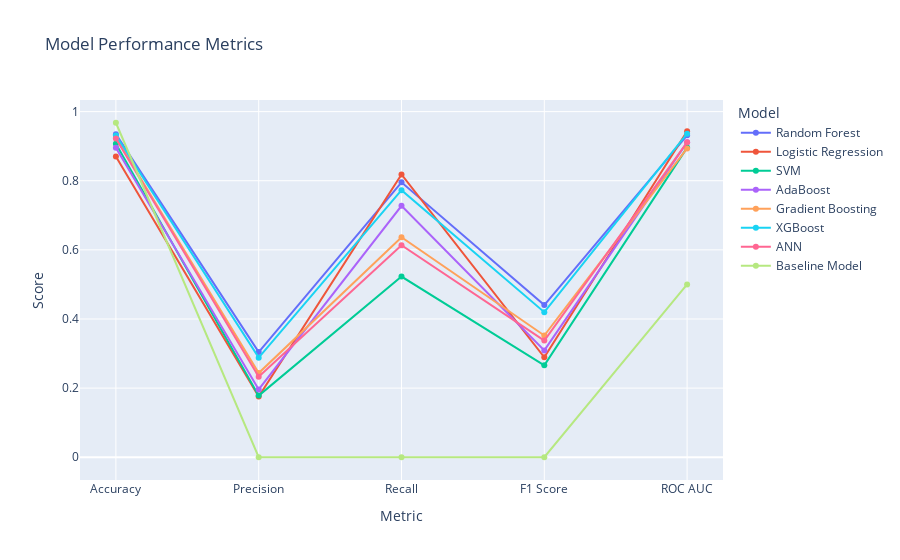

Write notebook code for a chart like this one.
### Code cell
# Melt the DataFrame to long format for Plotly
results_melted = results_df.melt(id_vars='Model', var_name='Metric', value_name='Value')

# Create the line plot
fig = px.line(results_melted, x='Metric', y='Value', color='Model', markers=True,
              title='Model Performance Metrics',
              labels={'Value': 'Score', 'Metric': 'Metric'})

# Show the plot in Jupyter notebook
pyo.iplot(fig)

### Figure 1 — Plotly figure (JSON) as saved in the notebook; plotly's stock layout.template omitted (floating-point values rounded to 4 significant figures)
{"data": [{"hovertemplate": "Model=Random Forest<br>Metric=%{x}<br>Score=%{y}<extra></extra>", "legendgroup": "Random Forest", "line": {"color": "#636efa", "dash": "solid"}, "marker": {"symbol": "circle"}, "mode": "lines+markers", "name": "Random Forest", "orientation": "v", "showlegend": true, "type": "scatter", "x": ["Accuracy", "Precision", "Recall", "F1 Score", "ROC AUC"], "xaxis": "x", "y": [0.9348, 0.3043, 0.7955, 0.4403, 0.9314], "yaxis": "y"}, {"hovertemplate": "Model=Logistic Regression<br>Metric=%{x}<br>Score=%{y}<extra></extra>", "legendgroup": "Logistic Regression", "line": {"color": "#EF553B", "dash": "solid"}, "marker": {"symbol": "circle"}, "mode": "lines+markers", "name": "Logistic Regression", "orientation": "v", "showlegend": true, "type": "scatter", "x": ["Accuracy", "Precision", "Recall", "F1 Score", "ROC AUC"], "xaxis": "x", "y": [0.8702, 0.1756, 0.8182, 0.2892, 0.9432], "yaxis": "y"}, {"hovertemplate": "Model=SVM<br>Metric=%{x}<br>Score=%{y}<extra></extra>", "legendgroup": "SVM", "line": {"color": "#00cc96", "dash": "solid"}, "marker": {"symbol": "circle"}, "mode": "lines+markers", "name": "SVM", "orientation": "v", "showlegend": true, "type": "scatter", "x": ["Accuracy", "Precision", "Recall", "F1 Score", "ROC AUC"], "xaxis": "x", "y": [0.9069, 0.1783, 0.5227, 0.2659, 0.8959], "yaxis": "y"}, {"hovertemplate": "Model=AdaBoost<br>Metric=%{x}<br>Score=%{y}<extra></extra>", "legendgroup": "AdaBoost", "line": {"color": "#ab63fa", "dash": "solid"}, "marker": {"symbol": "circle"}, "mode": "lines+markers", "name": "AdaBoost", "orientation": "v", "showlegend": true, "type": "scatter", "x": ["Accuracy", "Precision", "Recall", "F1 Score", "ROC AUC"], "xaxis": "x", "y": [0.8952, 0.1963, 0.7273, 0.3092, 0.9111], "yaxis": "y"}, {"hovertemplate": "Model=Gradient Boosting<br>Metric=%{x}<br>Score=%{y}<extra></extra>", "legendgroup": "Gradient Boosting", "line": {"color": "#FFA15A", "dash": "solid"}, "marker": {"symbol": "circle"}, "mode": "lines+markers", "name": "Gradient Boosting", "orientation": "v", "showlegend": true, "type": "scatter", "x": ["Accuracy", "Precision", "Recall", "F1 Score", "ROC AUC"], "xaxis": "x", "y": [0.9245, 0.2435, 0.6364, 0.3522, 0.8935], "yaxis": "y"}, {"hovertemplate": "Model=XGBoost<br>Metric=%{x}<br>Score=%{y}<extra></extra>", "legendgroup": "XGBoost", "line": {"color": "#19d3f3", "dash": "solid"}, "marker": {"symbol": "circle"}, "mode": "lines+markers", "name": "XGBoost", "orientation": "v", "showlegend": true, "type": "scatter", "x": ["Accuracy", "Precision", "Recall", "F1 Score", "ROC AUC"], "xaxis": "x", "y": [0.9311, 0.2881, 0.7727, 0.4198, 0.9362], "yaxis": "y"}, {"hovertemplate": "Model=ANN<br>Metric=%{x}<br>Score=%{y}<extra></extra>", "legendgroup": "ANN", "line": {"color": "#FF6692", "dash": "solid"}, "marker": {"symbol": "circle"}, "mode": "lines+markers", "name": "ANN", "orientation": "v", "showlegend": true, "type": "scatter", "x": ["Accuracy", "Precision", "Recall", "F1 Score", "ROC AUC"], "xaxis": "x", "y": [0.9223, 0.2328, 0.6136, 0.3375, 0.9112], "yaxis": "y"}, {"hovertemplate": "Model=Baseline Model<br>Metric=%{x}<br>Score=%{y}<extra></extra>", "legendgroup": "Baseline Model", "line": {"color": "#B6E880", "dash": "solid"}, "marker": {"symbol": "circle"}, "mode": "lines+markers", "name": "Baseline Model", "orientation": "v", "showlegend": true, "type": "scatter", "x": ["Accuracy", "Precision", "Recall", "F1 Score", "ROC AUC"], "xaxis": "x", "y": [0.9677, 0, 0, 0, 0.5], "yaxis": "y"}], "layout": {"legend": {"title": {"text": "Model"}, "tracegroupgap": 0}, "title": {"text": "Model Performance Metrics"}, "xaxis": {"anchor": "y", "domain": [0, 1], "title": {"text": "Metric"}}, "yaxis": {"anchor": "x", "domain": [0, 1], "title": {"text": "Score"}}}}
